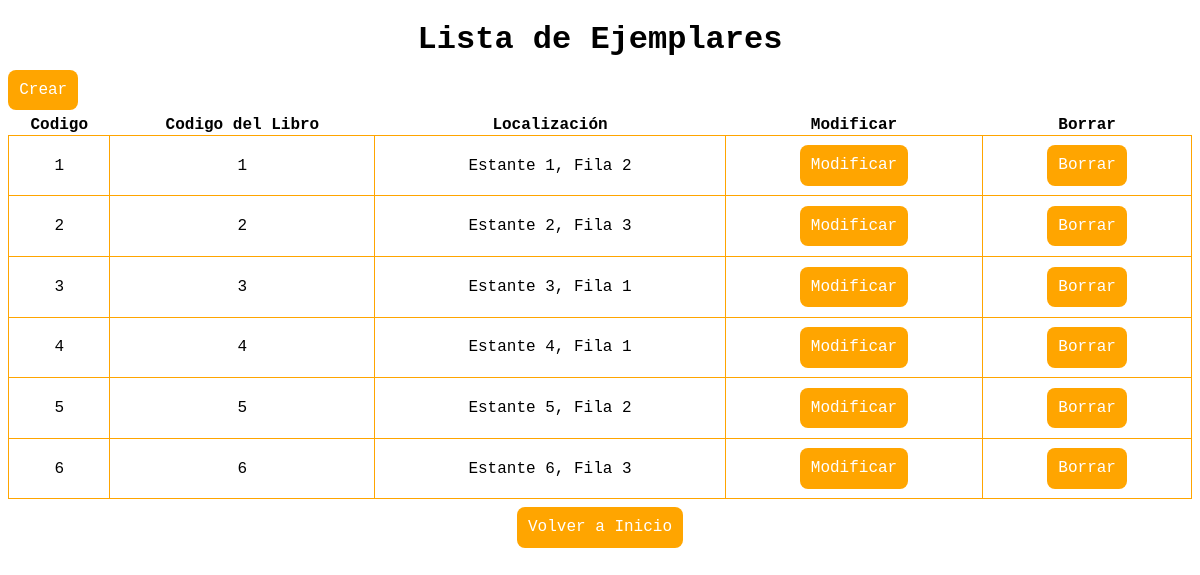
/vista/Ejemplar/listar.php, run on the app's committed database.
### tables this page shows
create table EJEMPLAR (
    id INT AUTO_INCREMENT PRIMARY KEY,
    idLibro INT,
    localizacion VARCHAR(50),
    FOREIGN KEY (idLibro) REFERENCES LIBRO(id)
);

### vista/Ejemplar/listar.php (the view, shortened to what this page needs)
<?php
$hostDB = '127.0.0.1';
$nombreDB = 'BdBiblioteca';
$usuarioDB = 'root';
$contrasenaDB = '';
$hostPDO = "mysql:host=$hostDB;dbname=$nombreDB;";
$miPDO = new PDO($hostPDO, $usuarioDB, $contrasenaDB);
$miConsulta = $miPDO->prepare('Select * From EJEMPLAR;');
$miConsulta->execute();
?>
<!DOCTYPE html>
<html lang="es">
<head>
</head>
<body>
    <h1>Lista de Ejemplares</h1>
    <p><a class="button" href="nuevo.php">Crear</a></p>
    <table>
        <tr>
            <th>Codigo</th>
            <th>Codigo del Libro</th>
            <th>Localización</th>
            <th>Modificar</th>
            <th>Borrar</th>
        </tr>
        <?php foreach ($miConsulta as $clave => $valor): ?>
            <tr>
                <td><?= $valor['id']; ?></td>
                <td><?= $valor['idLibro']; ?></td>
                <td><?= $valor['localizacion']; ?></td>
                <td><a class="button" href="modificar.php?id=<?= $valor['id'] ?>">Modificar</a></td>
                <td><a class="button" href="borrar.php?id=<?= $valor['id'] ?>">Borrar</a></td>
            </tr>
        <?php endforeach; ?>
    </table>
    <footer>
        <br><a href="http://localhost/guia13-Ejercicio1/index.php" class="button">Volver a Inicio</a>
    </footer>
</body>
</html>

### vista/Ejemplar/listar.php (style rules this page uses)
body h1, th { font-weight: bolder; text-align: center; font-family: 'Courier New'; }
table { border-collapse: collapse; width: 100%; font-family: 'Courier New'; }
table td { border: 1px solid orange; text-align: center; padding: 1.3rem; }
.button { border-radius: .5rem; color: white; background-color: orange; padding: .7rem; text-decoration: none; font-family: 'Courier New'; }
footer { text-align: center; }

### data on the page
ejemplar: id "1", idLibro "1", localizacion "Estante 1, Fila 2"
ejemplar: id "2", idLibro "2", localizacion "Estante 2, Fila 3"
ejemplar: id "3", idLibro "3", localizacion "Estante 3, Fila 1"
ejemplar: id "4", idLibro "4", localizacion "Estante 4, Fila 1"
ejemplar: id "5", idLibro "5", localizacion "Estante 5, Fila 2"
ejemplar: id "6", idLibro "6", localizacion "Estante 6, Fila 3"
